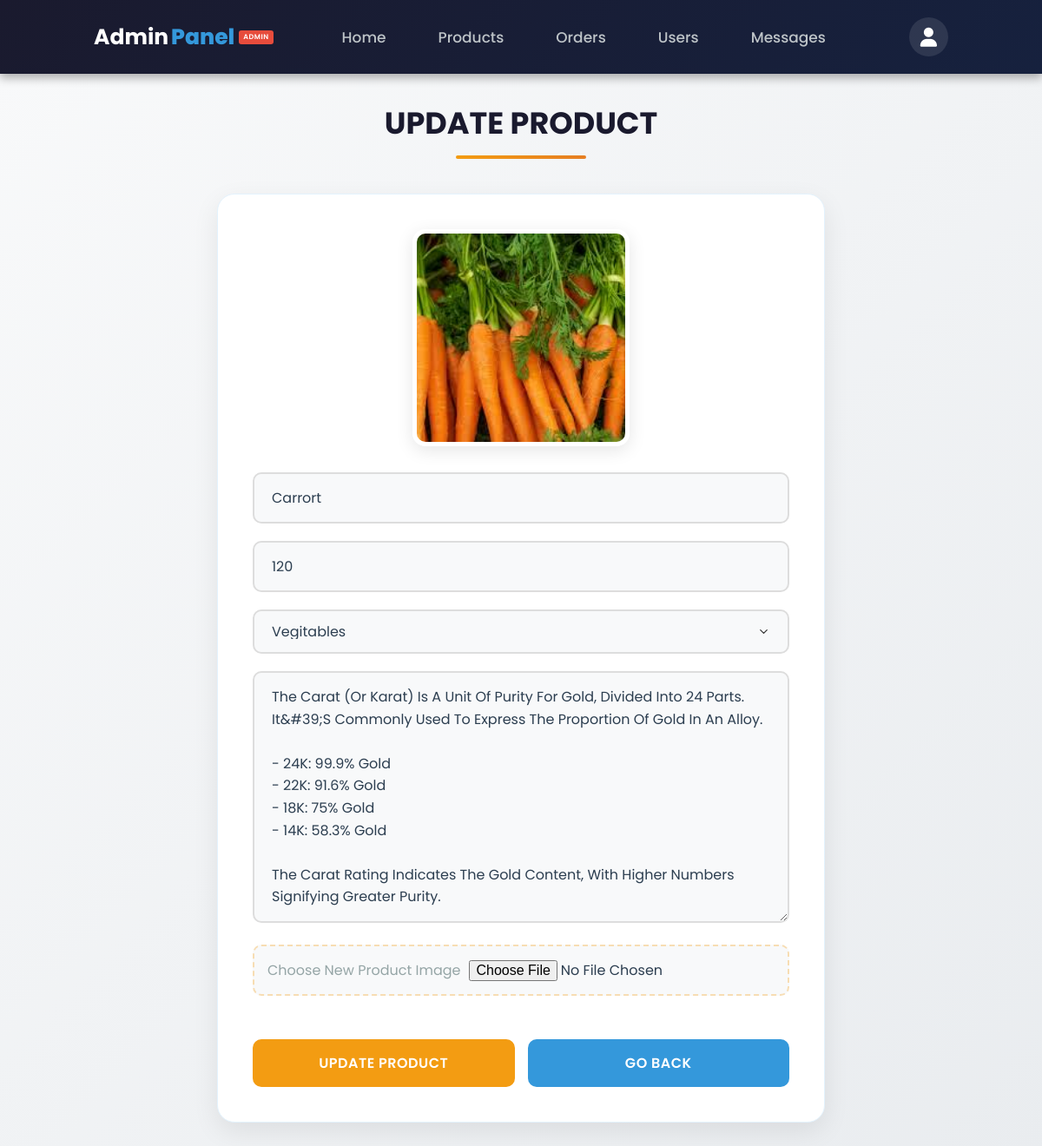
The page /admin_update_product.php?update=2 (signed in) on the database its author committed.
### tables this page shows
CREATE TABLE `products` (
  `id` int(100) NOT NULL,
  `name` varchar(100) NOT NULL,
  `category` varchar(20) NOT NULL,
  `details` varchar(500) NOT NULL,
  `price` int(100) NOT NULL,
  `image` varchar(100) NOT NULL
);

### admin_update_product.php (the view, shortened to what this page needs)
<?php
@include 'config.php';
?>
<!DOCTYPE html>
<html lang="en">
<head>
   <link rel="stylesheet" href="https://cdnjs.cloudflare.com/ajax/libs/font-awesome/6.1.1/css/all.min.css">
   <link rel="stylesheet" href="css/home.css">
   <link rel="stylesheet" href="css/admi_update_product.css">
</head>
<body>
<?php include 'admin_header.php'; ?>
<section class="update-product">
   <h1 class="title">update product</h1>
   <?php
      $update_id = $_GET['update'] ?? 0;
      $select_products = $conn->prepare("SELECT * FROM `products` WHERE id = ?");
      $select_products->bind_param("i", $update_id);
      $select_products->execute();
      $result = $select_products->get_result();
      if($result->num_rows > 0){
         while($fetch_products = $result->fetch_assoc()){
   ?>
   <form action="" method="post" enctype="multipart/form-data">
      <img src="uploaded_img/<?= htmlspecialchars($fetch_products['image']); ?>" alt="">
      <input type="text" name="name" placeholder="enter product name" required class="box" value="<?= htmlspecialchars($fetch_products['name']); ?>">
      <input type="number" name="price" min="0" placeholder="enter product price" required class="box" value="<?= htmlspecialchars($fetch_products['price']); ?>">
      <select name="category" class="box" required>
         <option selected><?= htmlspecialchars($fetch_products['category']); ?></option>
      </select>
      <textarea name="details" required placeholder="enter product details" class="box" cols="30" rows="10"><?= htmlspecialchars($fetch_products['details']); ?></textarea>
      <input type="file" name="image" class="box" accept="image/jpg, image/jpeg, image/png">
      <div class="flex-btn">
         <input type="submit" class="btn" value="update product" name="update_product">
         <a href="admin_products.php" class="option-btn">go back</a>
      </div>
   </form>
   <?php
         }
      }else{
         echo '<p class="empty">no products found!</p>';
      }
   ?>
</section>
</body>
</html>

### css/home.css (style rules this page uses)
:root { --green: #27ae60; --dark-color: #219150; --black: #444; --light-color: #666; --border: .1rem solid rgba(0,0,0,.1); --border-hover: .1rem solid var(--black); --box-shadow: 0 .5rem 1rem rgba(0,0,0,.1); }
* { font-family: 'Poppins', sans-serif; margin: 0; padding: 0; box-sizing: border-box; outline: none; border: none; text-decoration: none; text-transform: capitalize; transition: all .2s linear; transition: width none; }
html { font-size: 62.5%; overflow-x: hidden; scroll-padding-top: 5rem; scroll-behavior: smooth; }
body { background: #f7f7f7; }
.btn { display: inline-block; margin-top: 1rem; padding: .9rem 3rem; border-radius: .5rem; background: var(--green); color: #fff; font-size: 1.7rem; cursor: pointer; font-weight: 500; }
.option-btn { display: inline-block; margin-top: 1rem; padding: .9rem 3rem; border-radius: .5rem; background: #f39c12; color: #fff; font-size: 1.7rem; cursor: pointer; font-weight: 500; }
.title { text-align: center; margin-bottom: 2rem; position: relative; font-size: 3.5rem; color: var(--black); text-transform: uppercase; padding-bottom: 1rem; }
.title::after { content: ''; position: absolute; bottom: 0; left: 50%; transform: translateX(-50%); width: 10rem; height: .3rem; background: var(--green); }

### css/admi_update_product.css (style rules this page uses)
.update-product { padding: 5rem 9%; min-height: calc(100vh - 6.5rem); background: linear-gradient(135deg, #f8f9fa 0%, #e9ecef 100%); margin-top: 6.5rem; display: flex; flex-direction: column; align-items: center; justify-content: center; }
.update-product .title { text-align: center; margin-bottom: 4rem; position: relative; font-size: 3.5rem; color: #1a1a2e; text-transform: uppercase; padding-bottom: 1.5rem; }
.update-product .title::after { content: ''; position: absolute; bottom: 0; left: 50%; transform: translateX(-50%); width: 15rem; height: 4px; background: linear-gradient(90deg, #f39c12, #e67e22); border-radius: 2px; }
.update-product form { max-width: 700px; width: 100%; margin: 0 auto; background: #fff; padding: 4rem; border-radius: 20px; box-shadow: 0 10px 30px rgba(0, 0, 0, 0.08); border: 1px solid #e3f2fd; transition: all 0.4s ease; animation: fadeIn 0.6s ease; }
.update-product form img { display: block; margin: 0 auto 3rem; height: 25rem; width: 25rem; object-fit: cover; border-radius: 15px; box-shadow: 0 5px 20px rgba(0, 0, 0, 0.1); border: 5px solid #fff; transition: all 0.3s ease; }
.update-product .box { width: 100%; padding: 1.5rem 2rem; font-size: 1.6rem; color: #2c3e50; background: #f8f9fa; border: 2px solid #ddd; border-radius: 10px; margin-bottom: 2rem; transition: all 0.3s ease; }
.update-product .box::placeholder { color: #95a5a6; }
.update-product select.box { cursor: pointer; appearance: none; background-repeat: no-repeat; background-position: right 2rem center; background-size: 1.5rem; padding-right: 4.5rem; }
.update-product textarea.box { min-height: 150px; resize: vertical; font-family: inherit; line-height: 1.6; width: 100%; }
.update-product .box[type="file"] { padding: 1.5rem; cursor: pointer; position: relative; background: #f8f9fa; border: 2px dashed rgba(243, 156, 18, 0.3); }
.update-product .box[type="file"]::before { content: 'Choose New Product Image'; display: inline-block; color: #95a5a6; margin-right: 1rem; }
.update-product .flex-btn { display: flex; gap: 1.5rem; margin-top: 2rem; }
.update-product .btn, .update-product .option-btn { flex: 1; padding: 1.5rem; font-size: 1.6rem; font-weight: 600; border-radius: 10px; cursor: pointer; transition: all 0.3s ease; text-align: center; text-transform: uppercase; letter-spacing: 0.5px; border: none; text-decoration: none; display: flex; align-items: center; justify-content: center; gap: 0.8rem; }
.update-product .btn { background: #f39c12; color: #fff; }
.update-product .option-btn { background: #3498db; color: #fff; }
.update-product form { animation: pulse 2s infinite; }

### rows shown on the page
products: image (picture), name "Carrort", price "120", category "vegitables", details "The carat (or karat) is a unit of purity for gold, divided into 24 parts. It&#39;s commonly used to express the proportion of gold in an alloy. - 24K: 99.9% gold - 22K: 91.6% gold - 18K: 75% gold - 14K: 58.3% gold The carat rating indicates the gold content, with higher numbers signifying greater purity."
